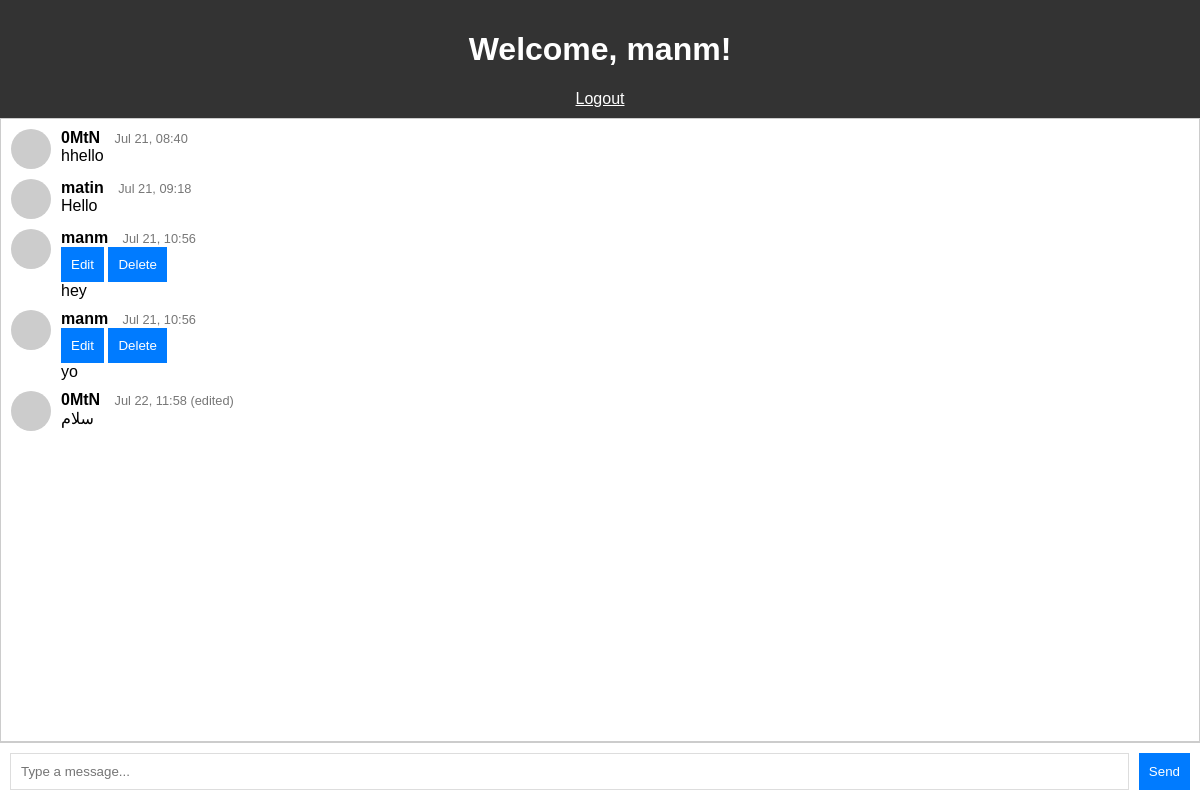
The page /index (signed in) on the database its author committed.
### app/models.py (models this page shows, shortened)
class User(UserMixin, db.Model):
    id = db.Column(db.Integer, primary_key=True)
    username = db.Column(db.String(64), index=True, unique=True)
    email = db.Column(db.String(120), index=True, unique=True)
    password_hash = db.Column(db.String(128))
    messages = db.relationship('Message', backref='author', lazy='dynamic')

class Message(db.Model):
    id = db.Column(db.Integer, primary_key=True)
    body = db.Column(db.String(500))
    timestamp = db.Column(db.DateTime, index=True, default=datetime.utcnow)
    user_id = db.Column(db.Integer, db.ForeignKey('user.id'))
    edited = db.Column(db.Boolean, default=False)

### app/routes.py (the view)
@main.route('/')
@main.route('/index')
@login_required
def index():
    messages = Message.query.order_by(Message.timestamp.asc()).all()
    return render_template('index.html', title='Home', messages=messages)

### app/models.py (called while the page is built)
@login.user_loader
def load_user(id):
    return User.query.get(int(id))

### app/templates/index.html (shortened to what this page needs)
<!DOCTYPE html>
<html lang="en">
<head>
</head>
<body>
    <header>
        <h1>Welcome, {{ current_user.username }}!</h1>
        <a href="{{ url_for('main.logout') }}" style="color: white;">Logout</a>
    </header>
    <ul id="messages">
        {% for message in messages %}
            {% include '_message.html' %}
        {% endfor %}
    </ul>
    <form id="form">
        <input id="input" autocomplete="off" placeholder="Type a message..." /><button>Send</button>
    </form>
</body>
</html>

### app/templates/_message.html
<div class="message" id="message-{{ message.id }}">
    <img src="http://www.gravatar.com/avatar/{{ message.author.email_hash }}?d=identicon&s=40" class="avatar">
    <div class="message-content">
        <div class="message-header">
            <strong>{{ message.author.username }}</strong>
            <span class="timestamp">{{ message.timestamp.strftime('%b %d, %H:%M') }} {% if message.edited %}(edited){% endif %}</span>
            {% if message.author == current_user %}
            <div class="message-actions">
                <button class="edit-btn" data-id="{{ message.id }}">Edit</button>
                <button class="delete-btn" data-id="{{ message.id }}">Delete</button>
            </div>
            {% endif %}
        </div>
        <div class="message-body">{{ message.body }}</div>
    </div>
</div>

### app/templates/index.html (style rules this page uses)
body { font-family: Arial, sans-serif; margin: 0; padding: 0; display: flex; flex-direction: column; height: 100vh; }
header { background: #333; color: white; padding: 10px; text-align: center; }
#messages { list-style-type: none; margin: 0; padding: 10px; overflow-y: scroll; flex-grow: 1; border: 1px solid #ccc; }
.message { margin-bottom: 10px; display: flex; }
.avatar { border-radius: 50%; margin-right: 10px; width: 40px; height: 40px; }
.message-content { max-width: 80%; }
.timestamp { font-size: 0.8em; color: #777; margin-left: 10px; }
#form { display: flex; padding: 10px; border-top: 1px solid #ccc; }
#input { border: 1px solid #ddd; padding: 10px; flex-grow: 1; margin-right: 10px; }
button { background: #007bff; color: white; border: none; padding: 10px; cursor: pointer; }

### rows shown on the page
User: username "manm"
Message: author.username "0MtN", timestamp "Jul 21, 08:40", body "hhello"
Message: author.username "matin", timestamp "Jul 21, 09:18", body "Hello"
Message: author.username "manm", timestamp "Jul 21, 10:56", body "hey"
Message: author.username "manm", timestamp "Jul 21, 10:56", body "yo"
Message: author.username "0MtN", timestamp "Jul 22, 11:58", edited "(edited)", body "سلام"
